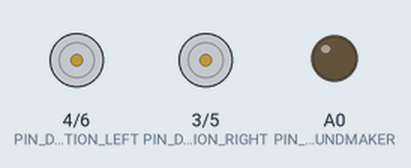
Recording of a sketch running on a simulated Arduino Uno, built with avr-gcc and run on an emulated ATmega328P. On the bench: direction and speed pins drawn as motors (green arrow = direction pin HIGH = forward, orange = LOW = backward, longer = more drive), output pins drawn as LEDs (lit = HIGH).

Above: at 0.7 s.
At 2.86 s:
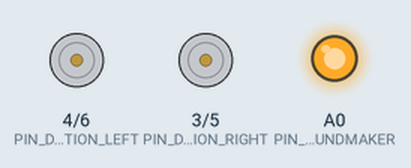
At 26.9 s:
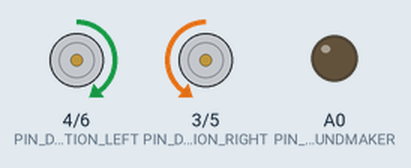
Timing chart, 0 to 32.4 s (numbered marks = the images above):
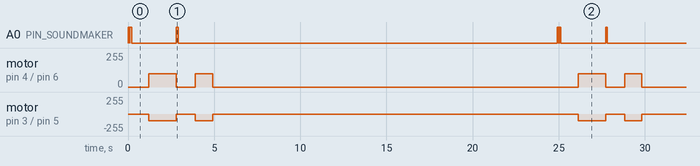

Measured:
- by itself, A0 (PIN_SOUNDMAKER): repeats every 24.9 s: LOW 0.01 s, HIGH 0.10 s, LOW 2.6 s, HIGH 0.10 s, LOW 22.0 s, HIGH 0.10 s
- by itself, motor on pin 4 (PIN_DIRECTION_LEFT) / pin 6 (PIN_MOTOR_PWM_LEFT): repeats every 24.9 s: stopped 1.1 s, forward 100/255 1.0 s, stopped 21.2 s, forward 100/255 1.6 s
- by itself, motor on pin 3 (PIN_DIRECTION_RIGHT) / pin 5 (PIN_MOTOR_PWM_RIGHT): repeats every 24.9 s: stopped 1.1 s, backward 100/255 1.0 s, stopped 21.2 s, backward 100/255 1.6 s

The sketch:

BasicCarRunMode.ino
```cpp
/**********************************************************************
  Product     : Freenove 4WD Car for UNO
  Auther      : www.freenove.com
  Modification: 2019/08/03
**********************************************************************/
#define MOTOR_DIRECTION     1 //If the direction is reversed, change 0 to 1

//Motor Pins
#define PIN_DIRECTION_RIGHT 3
#define PIN_DIRECTION_LEFT  4
#define PIN_MOTOR_PWM_RIGHT 5
#define PIN_MOTOR_PWM_LEFT  6

//Buzzer for sounds
#define PIN_SOUNDMAKER A0

void setup() {
  pinMode(PIN_DIRECTION_LEFT, OUTPUT);
  pinMode(PIN_MOTOR_PWM_LEFT, OUTPUT);
  pinMode(PIN_DIRECTION_RIGHT, OUTPUT);
  pinMode(PIN_MOTOR_PWM_RIGHT, OUTPUT);

  pinMode(PIN_SOUNDMAKER, OUTPUT);
}

void loop() {
  buzzer();
  delay(10);
  buzzer();
  delay(1000);


  //Move forward
  targetMove(1600);

  //Make Noise
  buzzer();
  delay(1000);
  targetMove(1000);
  //Stop
  motorRun(0, 0);
  delay(20000);
}

void motorRun(int speedl, int speedr) { //This one takes the speeds of the left and right thing, and based on the sign of the integer, (+ or -) it makes the motor turn one way, or the other.
  int dirL = 0, dirR = 0;
  if (speedl > 0) { //Based on direction, modifies the speed of the left side wheels!
    dirL = 0 ^ MOTOR_DIRECTION;
  } else {
    dirL = 1 ^ MOTOR_DIRECTION;
    speedl = -speedl;
  }

  if (speedr > 0) { // Based on direction, modifies the speed of the right side wheels
    dirR = 1 ^ MOTOR_DIRECTION;
  } else {
    dirR = 0 ^ MOTOR_DIRECTION;
    speedr = -speedr;
  }
  digitalWrite(PIN_DIRECTION_LEFT, dirL);
  digitalWrite(PIN_DIRECTION_RIGHT, dirR);
  analogWrite(PIN_MOTOR_PWM_LEFT, speedl);
  analogWrite(PIN_MOTOR_PWM_RIGHT, speedr);
}

void buzzer() {
  digitalWrite(PIN_SOUNDMAKER, HIGH);
  delay(100);
  digitalWrite(PIN_SOUNDMAKER, LOW);
}

void targetMove(int distanceInTime) { //Distance in centimeters, speed in cm/s
  int calcSpeed = 30; //The calculated average speed of the robot car at motor speed 100. In cm/s
  // int motSpeed = calcSpeed/speed * 100; //100 comes from the initial variable for calcSpeed
  // int distanceInTime = (distance/calcSpeed) * 1000; //1000 comes from seconds to milliseconds
  motorRun(100, 100);
  delay(distanceInTime);
  motorRun(0, 0);
}
```
